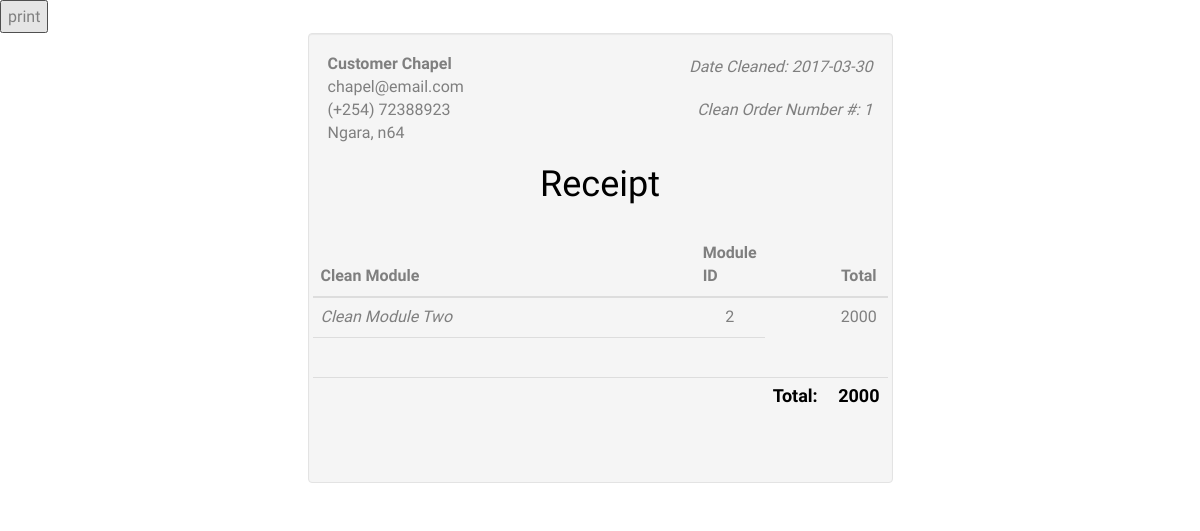
The app's page /receipt.php?requestID=1 (signed in) with its own data.
### tables this page shows
CREATE TABLE `tbl_users` (
  `userID` int(11) NOT NULL,
  `userFname` varchar(100) NOT NULL,
  `userLname` varchar(100) NOT NULL,
  `userEmail` varchar(100) NOT NULL,
  `userPhone` int(10) NOT NULL,
  `userGender` varchar(10) NOT NULL,
  `userEstate` varchar(100) NOT NULL,
  `userHouseNo` varchar(100) NOT NULL,
  `userEstateDescription` text NOT NULL,
  `userPass` varchar(100) NOT NULL,
  `userStatus` enum('Y','N') NOT NULL DEFAULT 'Y',
  `userLevel` int(5) NOT NULL DEFAULT '1',
  `changePass` enum('Y','N') NOT NULL,
  `cleanerStatus` enum('active','inactive','flagged') NOT NULL DEFAULT 'active'
);

CREATE TABLE `request_cleaner` (
  `requestID` int(11) NOT NULL,
  `userID` int(11) NOT NULL,
  `moduleID` int(200) NOT NULL,
  `dateToClean` date NOT NULL,
  `dateRequested` timestamp NOT NULL DEFAULT CURRENT_TIMESTAMP,
  `status` enum('0','1') NOT NULL DEFAULT '0',
  `cleanerID` int(11) NOT NULL,
  `customerDescription` text NOT NULL,
  `completed` enum('N','M','Y') NOT NULL DEFAULT 'N'
) COMMENT='pk';

CREATE TABLE `clean_modules_info` (
  `moduleID` int(11) NOT NULL,
  `moduleTitle` varchar(200) NOT NULL,
  `modulePrice` int(10) NOT NULL,
  `moduleDescription` varchar(250) NOT NULL
);

### class.user.php (called while the page is built, shortened)
<?php
class USER
{
	private $conn;
	public function __construct()
	{
		$database = new Database();
		$db = $database->dbConnection();
		$this->conn = $db;
    }
	public function runQuery($sql)
	{
		$stmt = $this->conn->prepare($sql);
		return $stmt;
	}
}

### receipt.php (the view, shortened to what this page needs)
<?php
require_once 'class.user.php';
$user_home = new USER();
$stmt = $user_home->runQuery("SELECT * FROM tbl_users WHERE userID=:uid");
$stmt->execute(array(":uid"=>$_SESSION['userSession']));
$row = $stmt->fetch(PDO::FETCH_ASSOC);
$stmt=$user_home->runQuery("SELECT
				request_cleaner.requestID, request_cleaner.dateToClean, request_cleaner.dateRequested, request_cleaner.status, request_cleaner.customerDescription,
				clean_modules_info.moduleID, clean_modules_info.moduleTitle, clean_modules_info.modulePrice
				FROM
				request_cleaner,clean_modules_info
				WHERE
				request_cleaner.userID = :userID AND
				clean_modules_info.moduleID = request_cleaner.moduleID AND
				request_cleaner.requestID = :uid");
	$stmt->bindValue(":uid", $_GET['requestID']);
	$stmt->bindparam(":userID",$userID);
	$stmt->execute();
	$result=$stmt->fetch(PDO::FETCH_OBJ);
?>
<?php
	include 'include-header.php';
?>
<input type="button" onclick="window.print()" value="print"/>
<div class="container">
    <div class="row">
        <div class="well col-xs-10 col-sm-10 col-md-6 col-xs-offset-1 col-sm-offset-1 col-md-offset-3">
            <div class="row">
                <div class="col-xs-6 col-sm-6 col-md-6">
                    <address>
                        <strong><?php echo $row['userFname']; ?>&nbsp;</span><?php echo $row['userLname']; ?></strong>
                        <br>
                        <?php echo $row['userEmail']; ?><br>
						(+254) <?php echo $row['userPhone']; ?>
                        <br>
                        <?php echo $row['userEstate']; ?>, <?php echo $row['userHouseNo']; ?>
                        <br>
                    </address>
                </div>
                <div class="col-xs-6 col-sm-6 col-md-6 text-right">
                    <p>
                        <em>Date Cleaned: <?php echo $result->dateToClean; ?></em>
                    </p>
                    <p>
                        <em>Clean Order Number #: <?php echo $result->requestID; ?></em>
                    </p>
                </div>
            </div>
            <div class="row">
                <div class="text-center">
                    <h1>Receipt</h1>
                </div>
                <table class="table table-hover">
                    <thead>
                        <tr>
                            <th>Clean Module</th>
                            <th>Module ID</th>
                            <th class="text-center"></th>
                            <th class="text-center">Total</th>
                        </tr>
                    </thead>
                    <tbody>
                        <tr>
                            <td class="col-md-9"><em><?php echo $result->moduleTitle; ?></em></h4></td>
                            <td class="col-md-1" style="text-align: center"><?php echo $result->moduleID; ?> </td>
                            <td></td>
                            <td class="col-md-1 text-center"><?php echo $result->modulePrice; ?> </td>
                        </tr>
                        <tr>
                            <td>   </td>
                            <td>   </td>
                        </tr>
                        <tr>
                            <td>   </td>
                            <td>   </td>
                            <td class="text-right"><h4><strong>Total: </strong></h4></td>
                            <td class="text-center text-danger"><h4><strong><?php echo $result->modulePrice; ?> </strong></h4></td>
                        </tr>
                    </tbody>
            </div>
        </div>
    </div>

### include-header.php (shortened to what this page needs)
<!DOCTYPE html>
	<html class="no-js">
	<head>
	<link rel="stylesheet" href="css/animate.css">
	<link rel="stylesheet" href="css/icomoon.css">
	<link rel="stylesheet" href="css/bootstrap.css">
	<link rel="stylesheet" href="css/flexslider.css">
	<link rel="stylesheet" href="css/style.css">
	</head>
	</head>

### css/style.css (style rules this page uses)
p { margin-bottom: 30px; }
h1, h2, h3, h4, h5, h6, figure { color: #000; font-family: "Varela Round", Arial, sans-serif; font-weight: 400; margin: 0 0 30px 0; }

### include-header.php (style rules this page uses)
p { margin: 0 0 1em; }
body,html { height: 100%; }

### records on screen
tbl_users: userFname "Customer", userLname "Chapel", userEmail "chapel@email.com", userPhone "72388923", userEstate "Ngara", userHouseNo "n64"
request_cleaner: dateToClean "2017-03-30", requestID "1", moduleID.moduleTitle "Clean Module Two", moduleID.moduleID "2", moduleID.modulePrice "2000"
